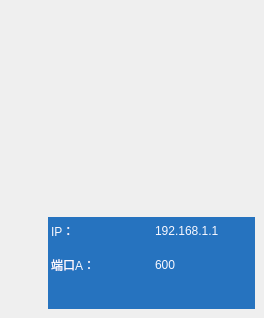
          <widget class="QWidget" name="page_26">
           <widget class="QLabel" name="label_22">
            <property name="geometry">
             <rect>
              <x>48</x>
              <y>20</y>
              <width>207</width>
              <height>198</height>
             </rect>
            </property>
            <property name="styleSheet">
             <string notr="true">border-image: url(:/LCD_CS351/LCD_CS351/logo/RFID.bmp);</string>
            </property>
            <property name="text">
             <string/>
            </property>
           </widget>
           <widget class="QWidget" name="widget_5" native="true">
            <property name="geometry">
             <rect>
              <x>48</x>
              <y>217</y>
              <width>207</width>
              <height>92</height>
             </rect>
            </property>
            <property name="styleSheet">
             <string notr="true">background-color: rgb(38, 115, 191);
color: rgb(248, 248, 255);</string>
            </property>
            <widget class="QWidget" name="layoutWidget_2">
             <property name="geometry">
              <rect>
               <x>3</x>
               <y>0</y>
               <width>201</width>
               <height>61</height>
              </rect>
             </property>
             <layout class="QVBoxLayout" name="verticalLayout_4">
              <item>
               <layout class="QHBoxLayout" name="horizontalLayout_18">
                <item>
                 <widget class="QLabel" name="label_59">
                  <property name="styleSheet">
                   <string notr="true">font: 14pt &quot;Arial&quot;;</string>
                  </property>
                  <property name="text">
                   <string>IP：</string>
                  </property>
                 </widget>
                </item>
                <item>
                 <widget class="QLabel" name="label_rfip_2">
                  <property name="styleSheet">
                   <string notr="true">font: 14pt &quot;Arial&quot;;</string>
                  </property>
                  <property name="text">
                   <string>192.168.1.1</string>
                  </property>
                 </widget>
                </item>
               </layout>
              </item>
              <item>
               <layout class="QHBoxLayout" name="horizontalLayout_19">
                <item>
                 <widget class="QLabel" name="label_61">
                  <property name="styleSheet">
                   <string notr="true">font: 14pt &quot;黑体&quot;;</string>
                  </property>
                  <property name="text">
                   <string>端口A：</string>
                  </property>
                 </widget>
                </item>
                <item>
                 <widget class="QLabel" name="label_rfport_2">
                  <property name="styleSheet">
                   <string notr="true">font: 14pt &quot;Arial&quot;;</string>
                  </property>
                  <property name="text">
                   <string>600</string>
                  </property>
                 </widget>
                </item>
               </layout>
              </item>
             </layout>
            </widget>
           </widget>
          </widget>
